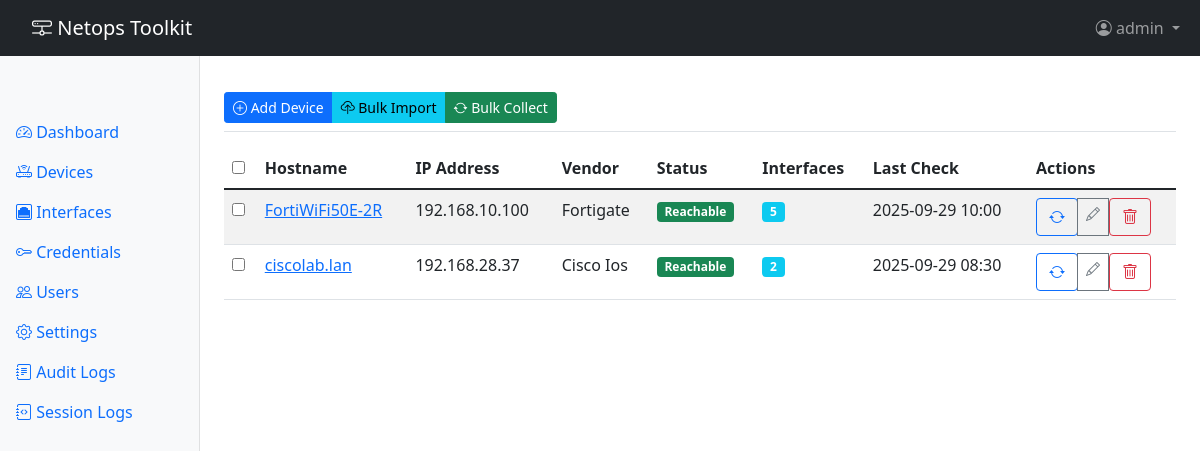
/devices/ (signed in), run on an earlier commit of the app's database.
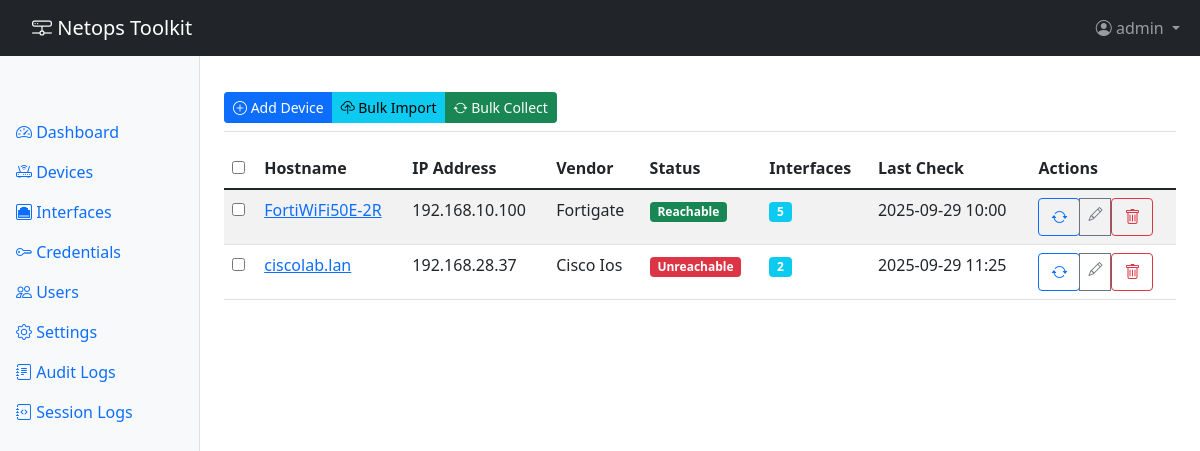
And on a later commit of the database.
### app/models.py (models this page shows, shortened)
class User(UserMixin, db.Model):
    __tablename__ = 'users'
    id = db.Column(db.Integer, primary_key=True)
    username = db.Column(db.String(80), unique=True, nullable=False)
    email = db.Column(db.String(120), unique=True, nullable=True)
    password_hash = db.Column(db.String(255), nullable=True)  # Null for TACACS users
    auth_type = db.Column(db.String(20), nullable=False, default='local')  # 'local' or 'tacacs'
    is_active = db.Column(db.Boolean, default=True)
    is_admin = db.Column(db.Boolean, default=False)
    created_at = db.Column(db.DateTime, default=datetime.utcnow)
    last_login = db.Column(db.DateTime)
    audit_logs = db.relationship('AuditLog', backref='user', lazy='dynamic')

class Device(db.Model):
    __tablename__ = 'devices'
    id = db.Column(db.Integer, primary_key=True)
    hostname = db.Column(db.String(255), unique=True, nullable=False)
    ip_address = db.Column(db.String(45), nullable=False)  # Supports IPv6
    vendor = db.Column(db.String(50), nullable=False)  # cisco_ios, cisco_nxos, cisco_iosxr, paloalto, fortigate
    is_reachable = db.Column(db.Boolean, default=True)
    last_reachability_check = db.Column(db.DateTime)
    last_successful_connection = db.Column(db.DateTime)
    last_error = db.Column(db.Text)
    created_at = db.Column(db.DateTime, default=datetime.utcnow)
    updated_at = db.Column(db.DateTime, default=datetime.utcnow, onupdate=datetime.utcnow)
    interfaces = db.relationship('Interface', backref='device', lazy='dynamic', cascade='all, delete-orphan')
    audit_logs = db.relationship('AuditLog', backref='device', lazy='dynamic')

### app/routes/device_routes.py (the view)
@device_bp.route('/')
@login_required
def list_devices():
    devices = Device.query.all()
    groups = DeviceGroup.query.all()
    return render_template('devices/list.html', devices=devices, groups=groups)

### app/templates/devices/list.html (shortened to what this page needs)
{% extends "base.html" %}
{% block content %}
<div class="d-flex justify-content-between flex-wrap flex-md-nowrap align-items-center pt-3 pb-2 mb-3 border-bottom">
    <div class="btn-toolbar mb-2 mb-md-0">
        <div class="btn-group me-2">
            <a href="{{ url_for('devices.add_device') }}" class="btn btn-sm btn-primary">
                <i class="bi bi-plus-circle"></i> Add Device
            </a>
            <a href="{{ url_for('devices.bulk_import') }}" class="btn btn-sm btn-info">
                <i class="bi bi-cloud-upload"></i> Bulk Import
            </a>
            <button type="button" class="btn btn-sm btn-success" onclick="bulkCollect()">
                <i class="bi bi-arrow-repeat"></i> Bulk Collect
            </button>
        </div>
    </div>
</div>
<div class="table-responsive">
    <table class="table table-striped table-hover">
        <thead>
            <tr>
                <th><input type="checkbox" id="selectAll" onchange="toggleAll(this)"></th>
                <th>Hostname</th>
                <th>IP Address</th>
                <th>Vendor</th>
                <th>Status</th>
                <th>Interfaces</th>
                <th>Last Check</th>
                <th>Actions</th>
            </tr>
        </thead>
        <tbody>
            {% for device in devices %}
            <tr>
                <td><input type="checkbox" class="device-checkbox" value="{{ device.id }}"></td>
                <td>
                    <a href="{{ url_for('interfaces.device_interfaces', device_id=device.id) }}">
                        {{ device.hostname }}
                    </a>
                </td>
                <td>{{ device.ip_address }}</td>
                <td>{{ device.vendor|replace('_', ' ')|title }}</td>
                <td>
                    {% if device.is_reachable %}
                    <span class="badge bg-success">Reachable</span>
                    {% else %}
                    <span class="badge bg-danger" title="{{ device.last_error }}">Unreachable</span>
                    {% endif %}
                </td>
                <td>
                    <span class="badge bg-info">{{ device.interfaces.count() }}</span>
                </td>
                <td>
                    {{ device.last_reachability_check.strftime('%Y-%m-%d %H:%M') if device.last_reachability_check else 'Never' }}
                </td>
                <td>
                    <div class="btn-group btn-group-sm" role="group">
                        <form method="POST" action="{{ url_for('devices.collect_interfaces', device_id=device.id) }}" style="display: inline;">
                            <button type="submit" class="btn btn-outline-primary" title="Collect Interfaces">
                                <i class="bi bi-arrow-repeat"></i>
                            </button>
                        </form>
                        <a href="{{ url_for('devices.edit_device', device_id=device.id) }}" class="btn btn-outline-secondary" title="Edit">
                            <i class="bi bi-pencil"></i>
                        </a>
                        <form method="POST" action="{{ url_for('devices.delete_device', device_id=device.id) }}" style="display: inline;" onsubmit="return confirm('Are you sure you want to delete this device?');">
                            <button type="submit" class="btn btn-outline-danger" title="Delete">
                                <i class="bi bi-trash"></i>
                            </button>
                        </form>
                    </div>
                </td>
            </tr>
            {% endfor %}
        </tbody>
    </table>
</div>
{% endblock %}

### app/templates/base.html (shortened to what this page needs)
<!DOCTYPE html>
<html lang="en">
<head>
    <link href="https://cdn.jsdelivr.net/npm/bootstrap@5.1.3/dist/css/bootstrap.min.css" rel="stylesheet">
    <link href="https://cdn.jsdelivr.net/npm/bootstrap-icons@1.7.2/font/bootstrap-icons.css" rel="stylesheet">
</head>
<body>
    <nav class="navbar navbar-expand-lg navbar-dark bg-dark fixed-top">
        <div class="container-fluid">
            <a class="navbar-brand" href="{{ url_for('main.index') }}">
                <i class="bi bi-hdd-network"></i> Netops Toolkit
            </a>
            <div class="collapse navbar-collapse" id="navbarNav">
                <ul class="navbar-nav ms-auto">
                    {% if current_user.is_authenticated %}
                    <li class="nav-item dropdown">
                        <a class="nav-link dropdown-toggle" href="#" id="userDropdown" role="button" data-bs-toggle="dropdown">
                            <i class="bi bi-person-circle"></i> {{ current_user.username }}
                        </a>
                    </li>
                    {% endif %}
                </ul>
            </div>
        </div>
    </nav>
    <div class="container-fluid">
        <div class="row">
            {% if current_user.is_authenticated %}
            <nav class="col-md-2 d-md-block bg-light sidebar">
                <div class="sidebar-sticky">
                    <ul class="nav flex-column">
                        <li class="nav-item">
                            <a class="nav-link {% if request.endpoint == 'main.dashboard' %}active{% endif %}" href="{{ url_for('main.dashboard') }}">
                                <i class="bi bi-speedometer2"></i> Dashboard
                            </a>
                        </li>
                        <li class="nav-item">
                            <a class="nav-link {% if 'devices' in request.endpoint %}active{% endif %}" href="{{ url_for('devices.list_devices') }}">
                                <i class="bi bi-router"></i> Devices
                            </a>
                        </li>
                        <li class="nav-item">
                            <a class="nav-link {% if 'interfaces' in request.endpoint %}active{% endif %}" href="{{ url_for('interfaces.list_interfaces') }}">
                                <i class="bi bi-ethernet"></i> Interfaces
                            </a>
                        </li>
                        <li class="nav-item">
                            <a class="nav-link {% if 'credentials' in request.endpoint %}active{% endif %}" href="{{ url_for('credentials.list_credentials') }}">
                                <i class="bi bi-key"></i> Credentials
                            </a>
                        </li>
                        {% if current_user.is_admin %}
                        <li class="nav-item">
                            <a class="nav-link {% if 'users' in request.endpoint %}active{% endif %}" href="{{ url_for('auth.users') }}">
                                <i class="bi bi-people"></i> Users
                            </a>
                        </li>
                        <li class="nav-item">
                            <a class="nav-link {% if 'settings' in request.endpoint %}active{% endif %}" href="{{ url_for('settings.index') }}">
                                <i class="bi bi-gear"></i> Settings
                            </a>
                        </li>
                        <li class="nav-item">
                            <a class="nav-link {% if 'audit' in request.endpoint %}active{% endif %}" href="{{ url_for('settings.audit_logs') }}">
                                <i class="bi bi-journal-text"></i> Audit Logs
                            </a>
                        </li>
                        <li class="nav-item">
                            <a class="nav-link {% if 'session_logs' in request.endpoint %}active{% endif %}" href="{{ url_for('session_logs.index') }}">
                                <i class="bi bi-journal-code"></i> Session Logs
                            </a>
                        </li>
                        {% endif %}
                    </ul>
                </div>
            </nav>
            {% endif %}
            <main class="{% if current_user.is_authenticated %}col-md-9 ms-sm-auto col-lg-10 px-md-4{% else %}col-12{% endif %}">
                {% block content %}{% endblock %}
            </main>
        </div>
    </div>
</body>
</html>

### app/templates/base.html (style rules this page uses)
body { padding-top: 56px; }
.sidebar { position: fixed; top: 56px; bottom: 0; left: 0; z-index: 100; padding: 48px 0 0; box-shadow: inset -1px 0 0 rgba(0, 0, 0, .1); }
.sidebar-sticky { position: sticky; top: 0; height: calc(100vh - 56px); padding-top: .5rem; overflow-x: hidden; overflow-y: auto; }
main { padding-top: 20px; }
.navbar-brand { padding-left: 20px; }

What changed in the data, as far as the page shows it:
changed Device "ciscolab.lan": last_reachability_check "2025-09-29 08:30" → "2025-09-29 11:25"; is_reachable "Reachable" → "Unreachable"
